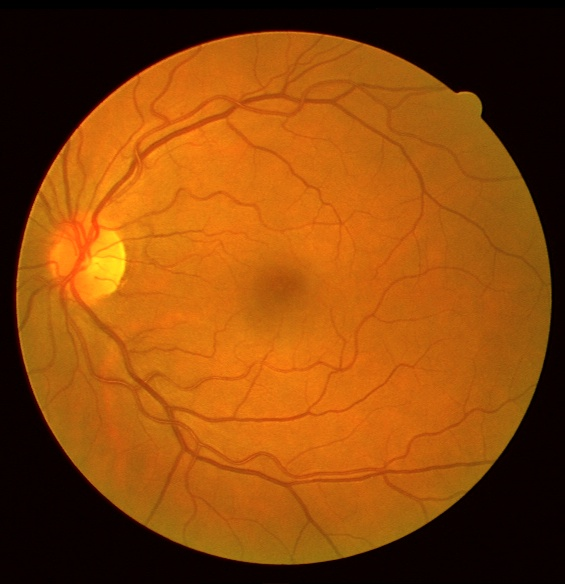
#> input picture data/1.jpg, 565 x 584 px
$ python ImageInpainter.py
#> lines starting #> are read from the running program, lines starting #| are printed output that depends on the picture; after the words box and inside, x2 and y2 are one past the last pixel; in counts of white or black regions, pixels touching at a corner belong together
#> further down, image is the input picture: shape (584, 565, 3); mean B, G, R 10.8, 70.9, 138.2
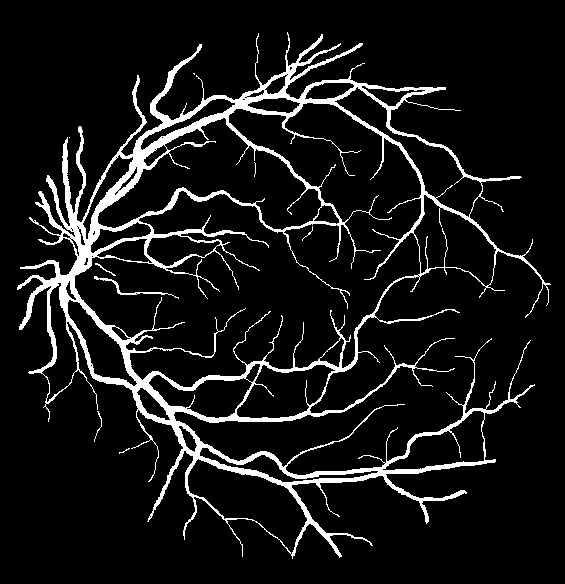
#> input picture mask/1.jpg, 565 x 584 px
#> further down, mask is the input picture: shape (584, 565); min 0, max 255, mean 22.9
import numpy as np
import heapq
import math
import os
import cv2

'''
# Usage:
# image: BGR image
# mask: gray image
inpainter = ImageInpainter(image)
inpainter.inpaint(mask, radius)
inpainter.saveImage(outpath)
'''

KNOWN = 0 # in the known image area. Its T and I values are known.
BAND = 1 # the pixel belongs to the narrow band. T value ready to update
INSIDE = 2 # in the region to inpaint.
adjacent_4 = [(0,1), (0,-1), (1,0), (-1,0)]
INF = 1.0e6

class ImageInpainter:
    def __init__(self, image):
        self.i = image
        self.l = image.shape[0]
#> self.l = 584
        self.w = image.shape[1]
#> self.w = 565
        self.narrowBand = list()
        self.t = np.full((self.l, self.w), INF, dtype=float)
        self.f = np.full((self.l, self.w), INSIDE, dtype=int)
        self.output = image
        # self.radius = 5

    def solve(self, x1, y1, x2, y2, flags):
        # Closed form solution
        if x1 < 0 or x1 >= self.l or y1 < 0 or y1 >= self.w:
            return INF

        if x2 < 0 or x2 >= self.l or y2 < 0 or y2 >= self.w:
            return INF

        flag1 = flags[x1, y1]
        flag2 = flags[x2, y2]

        if flag1 == KNOWN and flag2 == KNOWN:
            dist1 = self.t[x1, y1]
            dist2 = self.t[x2, y2]
            d = 2.0 - (dist1 - dist2) ** 2
            if d > 0.0:
                r = math.sqrt(d)
                s = (dist1 + dist2 - r) / 2.0
                if s >= dist1 and s >= dist2:
                    return s
                s += r
                if s >= dist1 and s >= dist2:
                    return s
                return INF

        if flag1 == KNOWN:
            dist1 = self.t[x1, y1]
            return 1.0 + dist1

        if flag2 == KNOWN:
            dist2 = self.t[x2, y2]
            return 1.0 + dist2
        return INF

    def initGraph(self, mask, radius):
#> called with radius = 6
        for x in range(self.l):
            for y in range(self.w):
                if mask[x, y] == 0:
                    f = KNOWN
                    for offsetx, offsety in adjacent_4:
                        x_ = x + offsetx
                        y_ = y + offsety
                        if x_ < 0 or y_ < 0 or x_ >= self.l or y_ >= self.w:
                            continue
                        if mask[x_, y_] != 0:
                            f = BAND
                            self.t[x, y] = 0.0
                            heapq.heappush(self.narrowBand, (0.0, x, y))
                            break
                    self.f[x, y] = f
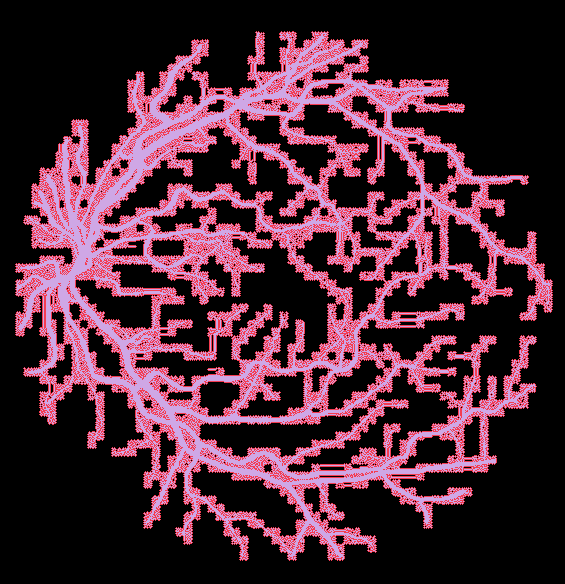
#> self.f: shape (584, 565) int64; 3 distinct labels, from 0 to 2; one colour per label, 0 black
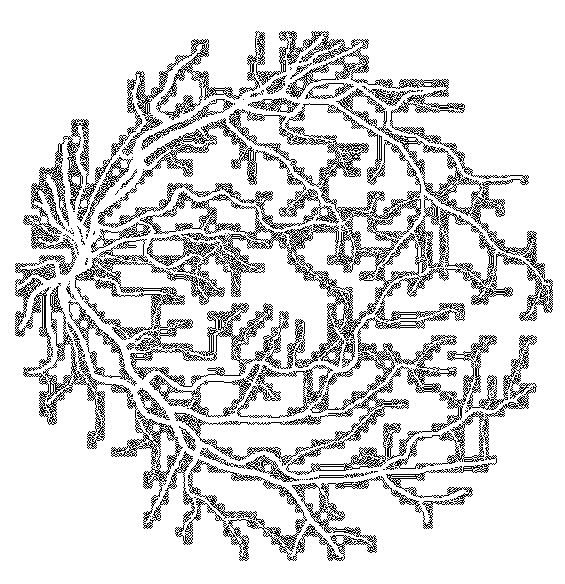
#> self.t: shape (584, 565) float64; values 0 (black) and 1000000 (white), 84.8% white; black in thin lines or dots, all inside (x1, y1, x2, y2) = (15, 31, 553, 561)
        self.initOutsideT(radius)

    def initOutsideT(self, radius):
        # preparation phase
#> called with radius = 6
        narrowBand = self.narrowBand.copy()
        flags = self.f.copy()
        # Reverse flags
        for i in range(self.l):
            for j in range(self.w):
                if flags[i, j] == INSIDE:
                    flags[i, j] = KNOWN
                elif flags[i, j] == KNOWN:
                    flags[i, j] = INSIDE
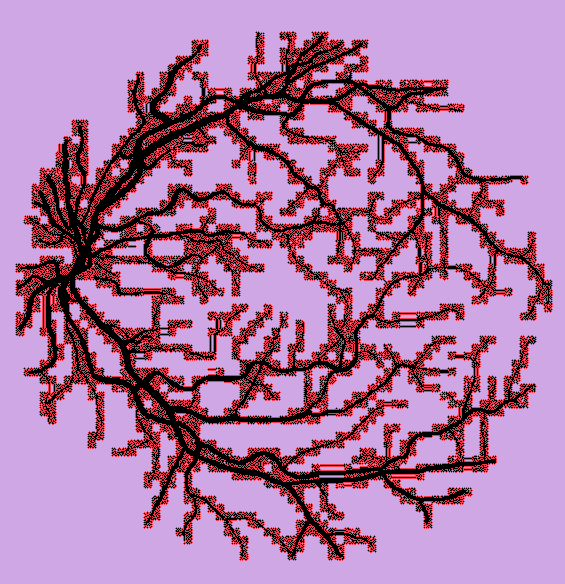
#> flags: shape (584, 565) int64; 3 distinct labels, from 0 to 2; one colour per label, 0 black

        last_t = 0.0
        diameter = radius * 2
        while narrowBand:
            if last_t > diameter:
                break
            _, x, y = heapq.heappop(narrowBand)
            flags[x, y] = KNOWN
            for offsetx, offsety in adjacent_4:
                x_ = x + offsetx
                y_ = y + offsety
                if x_ < 0 or y_ < 0 or x_ >= self.l or y_ >= self.w:
                    continue
                if flags[x_, y_] == INSIDE:
                    last_t = min([
                        self.solve(x_ - 1, y_, x_, y_ - 1, flags),\
                        self.solve(x_ - 1, y_, x_, y_ + 1, flags),\
                        self.solve(x_ + 1, y_, x_, y_ - 1, flags),\
                        self.solve(x_ + 1, y_, x_, y_ + 1, flags)
                    ])
                    self.t[x_, y_] = -last_t
                    flags[x_, y_] = BAND
                    heapq.heappush(narrowBand, (last_t, x_, y_))
#> flags: shape (584, 565) int64; every value is 0
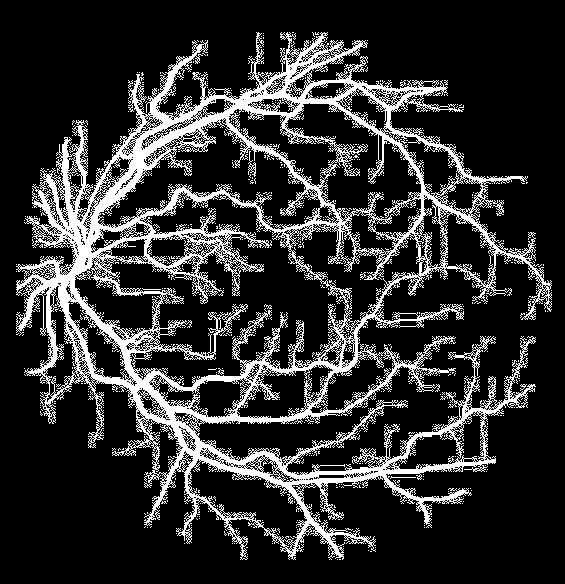
#> self.t: shape (584, 565) float64; min -1, max 1000000, mean 187761.8; drawn with min black and max white


    def tGradient(self, x, y):
        # Calculate gradient T (center estimation)
        curLevel = self.t[x, y]

        prev_x = x - 1
        next_x = x + 1
        if prev_x < 0 or next_x >= self.l:
            grad_x = INF
        else:
            f_prev_x = self.f[prev_x, y]
            f_next_x = self.f[next_x, y]

            if f_prev_x != INSIDE and f_next_x != INSIDE:
                grad_x = (self.t[next_x, y] - self.t[prev_x, y]) / 2.
            elif f_prev_x != INSIDE:
                grad_x = curLevel - self.t[prev_x, y]
            elif f_next_x != INSIDE:
                grad_x = self.t[next_x, y] - curLevel
            else:
                grad_x = 0.0

        prev_y = y - 1
        next_y = y + 1
        if prev_y < 0 or next_y >= self.l:
            grad_y = INF
        else:
            f_prev_y = self.f[x, prev_y]
            f_next_y = self.f[x, next_y]

            if f_prev_y != INSIDE and f_next_y != INSIDE:
                grad_y = (self.t[x, next_y] - self.t[x, prev_y]) / 2.
            elif f_prev_y != INSIDE:
                grad_y = curLevel - self.t[x, prev_y]
            elif f_next_y != INSIDE:
                grad_y = self.t[x, next_y] - curLevel
            else:
                grad_y = 0.0

        return grad_x, grad_y

    def inpaintPixel(self, x, y, radius):
        # inpaint a pixel
        t = self.t[x, y]
        t_grad_x, t_grad_y = self.tGradient(x, y)
        pixel_sum = np.zeros((3), dtype=float)
        weight_sum = 0.0

        # Pixels within neighborhood radius
        for x_ in range(x - radius, x + radius + 1):
            if x_ < 0 or x_ >= self.l:
                continue
            for y_ in range(y - radius, y + radius + 1):
                if y_ < 0 or y_ >= self.w:
                    continue

                if self.f[x_, y_] == INSIDE:
                    continue
                dir_vector = np.array([x-x_, y-y_], dtype=float)
                dir_norm = np.linalg.norm(dir_vector)

                if dir_norm > radius:
                    continue

                # compute weight factors
                dir = abs(dir_vector[0] * t_grad_x + dir_vector[1] * t_grad_y) / dir_norm
                #print(dir, dir_vector[0],t_grad_x, dir_vector[1], t_grad_y )
                if dir == 0.0:
                    dir = 1e-6

                t_ = self.t[x_, y_]
                lev = 1.0 / (1.0 + abs(t_ - t))

                dis = 1.0 / (dir_norm * dir_norm)

                w = abs(dir * dis * lev)

                pixel_sum[0] += w * self.i[x_, y_, 0]
                pixel_sum[1] += w * self.i[x_, y_, 1]
                pixel_sum[2] += w * self.i[x_, y_, 2]

                weight_sum += w

        self.output[x, y] = (pixel_sum / weight_sum).astype(np.uint8)

    def inpaint(self, mask, radius=5):
        if self.i.shape[0:2] != mask.shape[0:2]:
            raise Exception("Image size & mask size mismatch.")

        self.initGraph(mask, radius)
        while self.narrowBand:
            _, x, y = heapq.heappop(self.narrowBand)
            self.f[x, y] = KNOWN

            for offsetx, offsety in adjacent_4:
                x_ = x + offsetx
                y_ = y + offsety
                if x_ < 0 or y_ < 0 or x_ >= self.l or y_ >= self.w:
                    continue

                if self.f[x_, y_] != INSIDE:
                    continue
                newT = min([
                        self.solve(x_ - 1, y_, x_, y_ - 1, self.f),\
                        self.solve(x_ - 1, y_, x_, y_ + 1, self.f),\
                        self.solve(x_ + 1, y_, x_, y_ - 1, self.f),\
                        self.solve(x_ + 1, y_, x_, y_ + 1, self.f)
                    ])
                self.t[x_, y_] = newT

                self.inpaintPixel(x_, y_, radius)
                self.f[x_, y_] = BAND
                heapq.heappush(self.narrowBand, (newT, x_, y_))
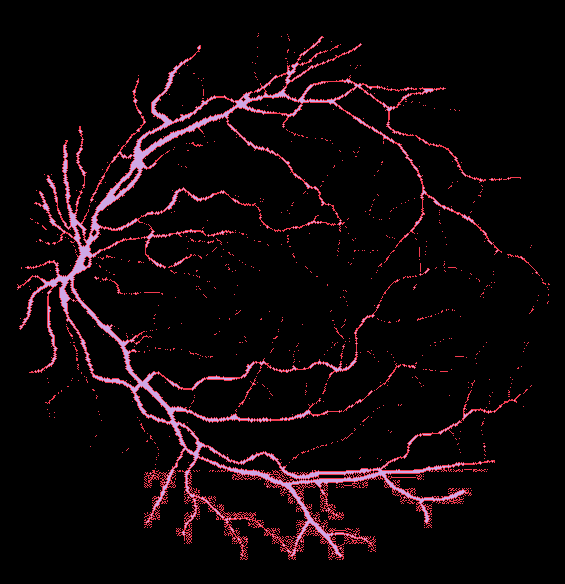
#> self.f: shape (584, 565) int64; 3 distinct labels, from 0 to 2; one colour per label, 0 black
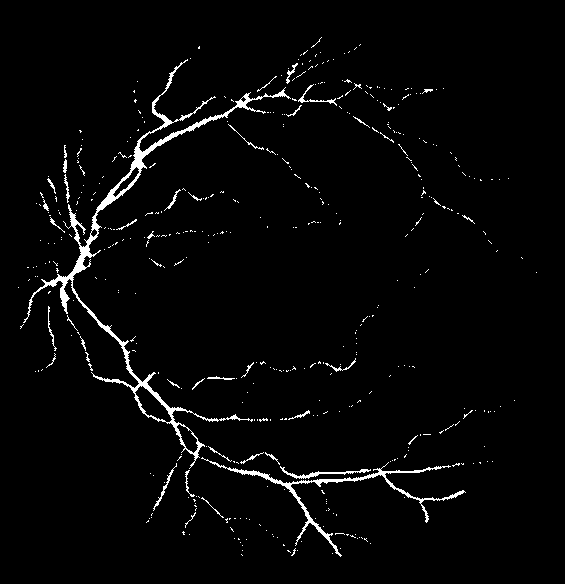
#> self.t: shape (584, 565) float64; 16.16% of pixels changed, all inside (x1, y1, x2, y2) = (16, 32, 552, 560); drawn with min black and max white

    def saveImage(self, filepath):
        cv2.imwrite(filepath, self.output)

if __name__ == "__main__":
    filename = "1.jpg"
    datadir = 'data'
    maskdir = 'mask'
    outdir = 'out'

    datapath = os.path.join(datadir, filename)
    maskpath = os.path.join(maskdir, filename)
    outpath = os.path.join(outdir, filename)
    image = cv2.imread(datapath)
    mask = cv2.imread(maskpath, 0)

    inpainter = ImageInpainter(image)
#> (the run stopped early here; a loop or call above may not have finished)
